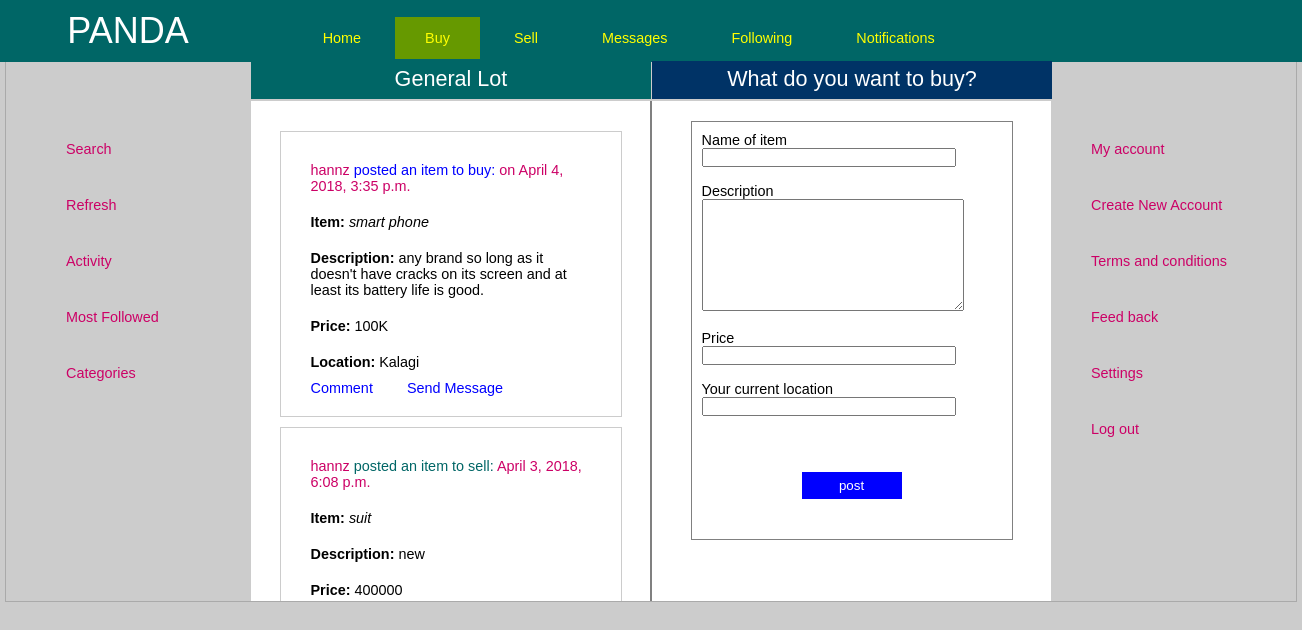
Page /home/wallace/buy/ on the committed database.
### buysell/models.py (models this page shows, shortened)
class Buypost(models.Model):
	publisher = models.ForeignKey(Account, on_delete=models.CASCADE)
	name = models.CharField(max_length=200)
	description = models.CharField(max_length=200)
	price = models.CharField(max_length=200)
	location = models.CharField(max_length=200)
	date_posted = models.DateTimeField('Posted date')
	time_diff = models.IntegerField(default=0)
	post_identifier = 'buy'

class Account(models.Model):
	firstName = models.CharField(max_length=200)
	lastName = models.CharField(max_length=200)
	username = models.CharField(max_length=200, primary_key=True)
	email = models.CharField(max_length=200)
	password = models.CharField(max_length=200)
	datecreated = models.DateTimeField('Date Created')

class Sellpost(models.Model):
	publisher = models.ForeignKey(Account, on_delete=models.CASCADE)
	item = models.CharField(max_length=200)
	date_posted = models.DateTimeField('date published')
	description = models.CharField(max_length=255)
	amount = models.CharField(max_length=200)
	photo = models.FileField(upload_to='documents/')
	location = models.CharField(max_length=200)
	post_identifier = 'sell'

### buysell/views.py (the view)
# urls.py: path('<user_name>/buy/', views.buy, name='buy'),
def buy(request, user_name):
	account = get_object_or_404(Account, pk=user_name)
	try:
		accounts = Account.objects.all()
	except Account.DoesNotExist:
		raise Http404("Account does not exist")
	all_posts = list()
	for acc in accounts:
		buy_posts = list(acc.buypost_set.all())
		sell_posts = list(acc.sellpost_set.all())
		all_posts.extend(buy_posts + sell_posts)
	date_post = [(all_post.date_posted, all_post) for all_post in all_posts]
	sorted_date_post = sorted(date_post, key=itemgetter(0), reverse=True)
	posts = [post[1] for post in sorted_date_post]
	return render(request, 'buysell/buy.html', {'account': account, 'posts': posts})

### buysell/templates/buysell/buy.html (shortened to what this page needs)
<!DOCTYPE HTML>
<html>
<head>
	{% load static %}
	<link rel="stylesheet" type="text/css" href="{% static 'buysell/index.css' %}" media="screen">
	<link rel="stylesheet" type="text/css" href="{% static 'buysell/postfeed.css' %}" media="screen">
	<link rel="stylesheet" type="text/css" href="{% static 'buysell/buy.css' %}" media="screen">
</head>
<body class="bd">
	<div id="title">
		<ul>
			<li><span id="page_title">PANDA</span></li>
			<li><a href="{% url 'buysell:postfeed' account.username %}"><span id="home">Home</span></a></li>
			<li><a href="{% url 'buysell:buy' account.username %}"><span id="buy">Buy</span></a></li>
			<li><a href="{% url 'buysell:sell' account.username %}"><span id="sell">Sell</span></a></li>
			<li><a href="{% url 'buysell:messages' account.username %}"><span id="messages">Messages</span></a></li>
			<li><a href="{% url 'buysell:following' account.username %}"><span id="following">Following</span></a></li>
			<li><a href="{% url 'buysell:notifications' account.username %}"><span id="notifications">Notifications</span></a></li>
		</ul>
	</div>
	<div id="wrapper">
		<div id="leftbar">
			<ul>
				<li><a href="{% url 'buysell:search' account.username %}">Search</a></li>
				<li><a href="">Refresh</a></li>
				<li><a href="{% url 'buysell:my_activity' account.username %}">Activity</a></li>
				<li><a href="{% url 'buysell:most_followed' account.username %}">Most Followed</a></li>
				<li><a href="{% url 'buysell:categories' account.username %}">Categories</a></li>
			</ul>
		</div>
		<div id="leftcontent">
			<p id="sell_lot">General Lot</p>
			<div id="postwrapper">
					<ul>{% for post in posts %}
						{% if post.publisher.username == account.username %}
							{% if post.post_identifier == 'buy' %}
								<li id="buywrapper"><p><span id="name_span">{{ post.publisher.username }}</span><span id="buy_span"> posted an item to buy: </span> <span id="name_span"> on {{ post.date_posted }}</span></p>
									<p><strong>Item:</strong> <em>{{ post.name }}</em></p>
									<p><strong>Description:</strong> {{ post.description }}</p>
									<p><strong>Price:</strong> {{ post.price }}</p>
									<p><strong>Location:</strong> {{ post.location }}</p>
									<ul>
										<li><a href="">Comment</a></li>
									</ul>
								</li>
							{% else %}
								<li id="sellwrapper"><p><span id="name_span">{{ post.publisher.username }}</span>
									<span id="sell_span">	posted an item to sell: </span>
									<span id="name_span">{{ post.date_posted }}</span></p>
									<p><strong>Item:</strong> <em>{{ post.item }}</em></p>
									<p><strong>Description:</strong> {{ post.description }}</p>
									<p><strong>Price:</strong> {{ post.amount }}</p>
									<p><strong>Location:</strong> {{ post.location }}</p>
									<img src="{{ post.photo.url }}" height="300" width="300">
									<ul>
										<li><a href="">Comment</a></li>
									</ul>
								</li>
							{% endif %}
						{% else %}
							{% if post.post_identifier == 'buy' %}
								<li id="buywrapper"><p><span id="name_span">{{ post.publisher.username }}</span><span id="buy_span"> posted an item to buy: </span> <span id="name_span"> on {{ post.date_posted }}</span></p>
									<p><strong>Item:</strong> <em>{{ post.name }}</em></p>
									<p><strong>Description:</strong> {{ post.description }}</p>
									<p><strong>Price:</strong> {{ post.price }}</p>
									<p><strong>Location:</strong> {{ post.location }}</p>
									<ul>
										<li><a href="">Comment</a></li>
										<li><a href="{% url 'buysell:write_message' account.username post.id post.post_identifier %}">Send Message</a></li>
									</ul>
								</li>
							{% else %}
								<li id="sellwrapper"><p><span id="name_span">{{ post.publisher.username }}</span>
									<span id="sell_span">	posted an item to sell: </span>
									<span id="name_span">{{ post.date_posted }}</span></p>
									<p><strong>Item:</strong> <em>{{ post.item }}</em></p>
									<p><strong>Description:</strong> {{ post.description }}</p>
									<p><strong>Price:</strong> {{ post.amount }}</p>
								</li>
							{% endif %}
						{% endif %}
					{% endfor %}
				</ul>
			</div>
		</div>
		<div id="rightcontent">
			<p id="buy_lot">What do you want to buy?</p>
			<form id="main_column" method="post" action="{% url 'buysell:post_item_to_buy' account.username %}">
				<label for="name" id="test_label" id="my_label">Name of item</label>
				<input type="text" name="itemName" id="input" />
				<label for="name" id="error_label"><br/>{{ errors.empty_name }}</label><br/>
				<label for="description" id="my_label">Description</label><br/>
				<textarea name="description"></textarea>
				<label for="description" id="error_label"><br/>{{ errors.empty_description }}</label><br/>
				<label for="price" id="my_label">Price</label><br/>
				<input type="text" name="price"/>
				<label for="price" id="error_label"><br/>{{ errors.empty_price }}</label><br/>
				<label for="location" id="my_label">Your current location</label>
				<input type="text" name="location"/>
				<label for="location" id="error_label"><br/>{{ errors.empty_location }}</label><br/>
				<input type="submit" value="post" id="submition_id">
			</form>
		</div>
		<div id="rightbar">
			<ul>
				<li><a href="{% url 'buysell:my_account' account.username %}">My account</a></li>
				<li><a href="{% url 'buysell:signup' %}">Create New Account</a></li>
				<li><a href="{% url 'buysell:terms' account.username %}">Terms and conditions</a></li>
				<li><a href="{% url 'buysell:feedback' account.username %}">Feed back</a></li>
				<li><a href="{% url 'buysell:settings' account.username %}">Settings</a></li>
				<li><a href="{% url 'buysell:index' %}">Log out</a></li>
		</div>
	</div>
</body>
</html>

### buysell/static/buysell/index.css (style rules this page uses)
* { margin: 0; padding: 0; }
.bd { font-family: Verdana, Arial, Helvetica, sans-serif; color: #000000; text-align: center; font-size: 90%; background-color: #cccccc; }
#title { padding-top: 10px; padding-bottom: 10px; background-color: #006666; text-align: center; color: white; position: fixed; width: 100% }
#error_label { color: red; font-weight: normal; padding: 10px; }
#wrapper { width: 600px; background-color: #ffffff; margin: 0 auto; padding: 20px; border: 1px solid #aaaaaa; }
a { color: blue; }

### buysell/static/buysell/postfeed.css (style rules this page uses)
* { padding: 0; margin: 0; }
body { font-family: Verdana, Arial, Helvetica, sans-serif; margin: 0 auto; }
#page_title { margin-left: -270px; padding-right: 100px; color: white; font-size: 2.5em; }
#wrapper { width: 1250px; background-color: #cccccc; height: 560px; overflow: hidden; }
#leftbar { float: left; width: 225px; margin-top: 120px; }
#leftbar li { text-align: left; padding-bottom: 40px; list-style-type: none; margin-left: 40px; }
#leftcontent { width: 399px; float: left; background-color: white; overflow: auto; border-right: 1px solid grey; height: 590px; margin-top: 80px; }
#rightcontent { width: 399px; float: left; background-color: white; overflow: auto; border-left: 1px solid grey; height: 590px; margin-top: 80px; }
#rightbar { float: left; width: 225px; margin-top: 120px; }
#rightbar li { text-align: left; list-style-type: none; margin-left: 40px; padding-bottom: 40px; }
#title li { display: inline; text-decoration: none; }
#title li a { text-decoration: none; }
#home, #buy, #sell, #messages, #following, #notifications { padding: 13px 30px; background-color: #006666; color: yellow; }
#home { background-color: #669900; }
#leftbar li a, #rightbar li a { text-decoration: none; color: #cc0066; }
#buywrapper li a { text-decoration: none; color: blue; margin-top: 10px; }
#postwrapper { margin-top: 30px; }
#postwrapper li { border: 1px solid #cccccc; width: 300px; text-align: left; margin: 0 auto; list-style-type: none; padding: 20px; background-color: white; margin-top: 10px; margin-bottom: 10px; }
#buywrapper li { color: blue; display: inline; border: none; padding: 10px; padding-right: 20px; }
#postwrapper li p { padding: 10px; }
span { color: blue; }
#sell_span { color: #006666; }
#name_span { color: #cc0066; }
#buy_span { color: blue; }
#sell_lot { background-color: #006666; color: white; height: 28px; padding: 5px; margin-top: -40px; position: fixed; width: 390px; font-size: 1.5em; text-align: center; }
#buy_lot { background-color: #003366; color: white; height: 28px; padding: 5px; margin-top: -40px; position: fixed; width: 390px; font-size: 1.5em; text-align: center; }

### buysell/static/buysell/buy.css (style rules this page uses)
#home, #buy, #sell, #messages, #following, #notifications { padding: 13px 30px; background-color: #006666; }
#buy { background-color: #669900; }
#main_column { text-align: left; width: 300px; margin: 0 auto; margin-top: 20px; border: 1px solid grey; padding: 10px; }
#submition_id { margin-top: 40px; margin-left: 100px; color: white; background-color: blue; padding: 5px; border: 1px solid blue; margin-bottom: 30px; width: 100px; }
textarea { width: 250px; height: 100px; padding: 5px; }
label { padding-top: 25px; }
input { width: 250px; }

### rows in the picture
Buypost: publisher.username "hannz", date_posted "April 4, 2018, 3:35 p.m.", name "smart phone", description "any brand so long as it doesn't have cracks on its screen and at least its battery life is good.", price "100K", location "Kalagi"
Sellpost: publisher.username "hannz", date_posted "April 3, 2018, 6:08 p.m.", item "suit", description "new", amount "400000"
